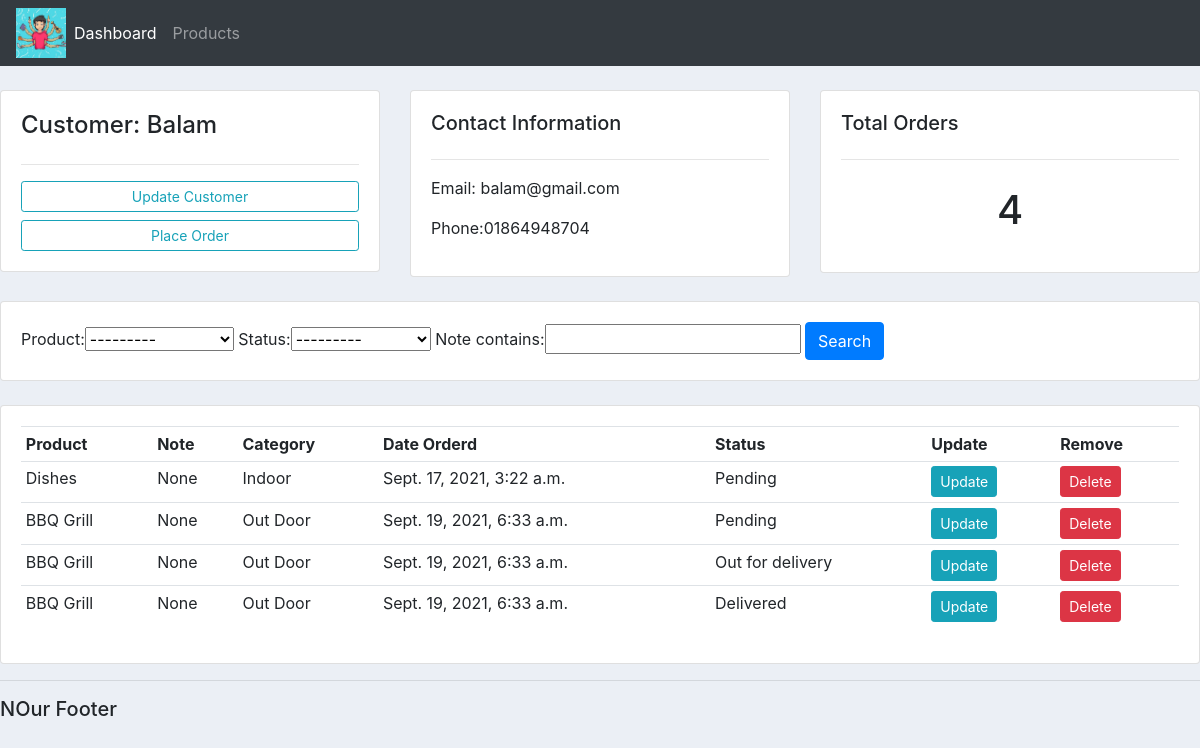
/customer/3/, run on the app's committed database.
### accounts/models.py (models this page shows, shortened)
class Customer(models.Model):
    name = models.CharField(max_length=200)
    phone = models.CharField(max_length=200, null = True)
    email = models.CharField(max_length=200, null = True)
    date_created = models.DateTimeField(auto_now_add= True)

class Order(models.Model):
    STATUS = (
                ('Pending' , 'Pending'),
                ('Out for delivery', 'Out for delivery'),
                ('Delivered', 'Delivered'),
             )
    customer = models.ForeignKey(Customer, null = True , on_delete = models.SET_NULL)
    product = models.ForeignKey(Product, null = True , on_delete = models.SET_NULL)
    date_created =  models.DateTimeField(auto_now_add= True)
    status = models.CharField(max_length = 200, null = True, choices = STATUS)
    note = models.CharField(max_length = 1000, null = True)

class Product(models.Model):
    CATEGORY = (
                ('Indoor', 'Indoor'),
                ('Out Door', 'Out Door'),
                )
    name = models.CharField(max_length=200)
    price = models.FloatField(null = True)
    category = models.CharField(max_length=200, null = True, choices = CATEGORY)
    description = models.CharField(max_length=200, null = True, blank = True)
    date_created =  models.DateTimeField(auto_now_add= True)
    tags = models.ManyToManyField(Tag)
    def __str__(self):
        return self.name

### accounts/views.py (the view)
# urls.py: path('customer/<str:pk_test>/', views.customer, name="customer"),
def customer(request, pk_test):
	customer = Customer.objects.get(id=pk_test)
	orders = customer.order_set.all()
	order_count = orders.count()
	myFilter = OrderFilter(request.GET, queryset=orders)
	orders = myFilter.qs
	context = {'customer':customer, 'orders':orders, 'order_count':order_count,
	'myFilter':myFilter}
	return render(request, 'accounts/customer.html',context)

### accounts/templates/accounts/customer.html
{% extends 'accounts/main.html' %}
{% block content %}
<br>
<div class="row">
<div class="col-md">
  <div class="card card-body">
    <h4>Customer: {{customer.name}}</h4>
    <hr>
    <a class="btn btn-outline-info  btn-sm btn-block" href="">Update Customer</a>
    <a class="btn btn-outline-info  btn-sm btn-block" href="{% url 'create_order' customer.id %}">Place Order</a>
  </div>
</div>
<div class="col-md">
  <div class="card card-body">
    <h5>Contact Information</h5>
    <hr>
    <p>Email: {{customer.email}}</p>
    <p>Phone:{{customer.phone}} </p>
  </div>
</div>
<div class="col-md">
  <div class="card card-body">
    <h5>Total Orders</h5>
    <hr>
    <h1 style="text-align: center;padding: 10px">{{order_count}}</h1>
  </div>
</div>
</div>
<br>
<div class="row">
<div class="col">
  <div class="card card-body">
    <form method="get">
      {{myFilter.form}}
      <button class="btn btn-primary" type="submit">Search</button>
    </form>
  </div>
</div>
</div>
<br>
<div class="row">
<div class="col-md">
  <div class="card card-body">
    <table class="table table-sm">
      <tr>
        <th>Product</th>
        <th>Note</th>
        <th>Category</th>
        <th>Date Orderd</th>
        <th>Status</th>
        <th>Update</th>
        <th>Remove</th>
      </tr>
      {% for order in orders %}
      <tr>
        <td>{{order.product}}</td>
        <td>{{order.note}}</td>
        <td>{{order.product.category}}</td>
        <td>{{order.date_created}}</td>
        <td>{{order.status}}</td>
        <td><a  class="btn btn-sm btn-info"  href="{% url 'update_order' order.id %}">Update</a></td>
        <td><a  class="btn btn-sm btn-danger"  href="{% url 'delete_order' order.id %}">Delete</a></td>
      </tr>
      {% endfor %}
    </table>
  </div>
</div>
</div>
{% endblock %}

### static/css/main.css (style rules this page uses)
body { background-color: #ebeff5; }

### data on the page
Customer: name "Balam", email "balam@gmail.com", phone "01864948704"
Order: product "Dishes", note "None", product.category "Indoor", date_created "Sept. 17, 2021, 3:22 a.m.", status "Pending"
Order: product "BBQ Grill", note "None", product.category "Out Door", date_created "Sept. 19, 2021, 6:33 a.m.", status "Pending"
Order: product "BBQ Grill", note "None", product.category "Out Door", date_created "Sept. 19, 2021, 6:33 a.m.", status "Out for delivery"
Order: product "BBQ Grill", note "None", product.category "Out Door", date_created "Sept. 19, 2021, 6:33 a.m.", status "Delivered"

### other printed values
{{ order_count }} "4"
